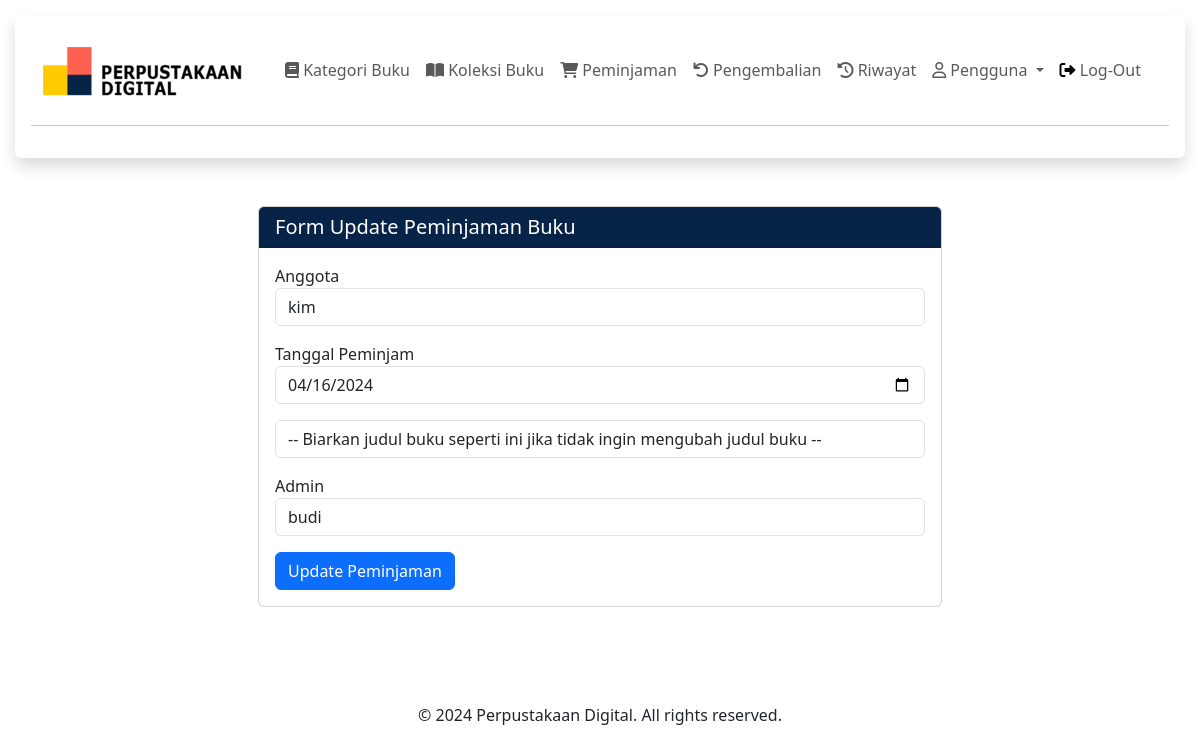
The app's page /public/admin/peminjaman/update.php?id=123 with its own data.
### tables this page shows
CREATE TABLE `t_peminjaman` (
  `f_id` int(11) NOT NULL,
  `f_idadmin` int(11) NOT NULL,
  `f_idanggota` int(11) NOT NULL,
  `f_tanggalpeminjaman` date DEFAULT NULL
);

CREATE TABLE `t_anggota` (
  `f_id` int(11) NOT NULL,
  `f_nama` varchar(200) NOT NULL,
  `f_username` varchar(200) NOT NULL,
  `f_password` varchar(200) NOT NULL,
  `f_tempatlahir` varchar(100) DEFAULT NULL,
  `f_tanggallahir` date DEFAULT NULL,
  `t_input` datetime DEFAULT NULL,
  `t_update` datetime DEFAULT NULL
);

### public/admin/peminjaman/update.php (the view, shortened to what this page needs)
<?php
require '../../../private/function.php';
if (isset($_GET['id']) && isset($_GET['id'])) {
    $idborrow = $_GET['id'];
    $itemoldResult = mysqli_query($conn, "SELECT t_peminjaman.f_id, t_peminjaman.f_idanggota, t_peminjaman.f_tanggalpeminjaman, t_admin.f_nama AS f_namaadmin, t_anggota.f_nama AS f_namaanggota
    FROM `t_peminjaman`
    INNER JOIN t_admin ON t_peminjaman.f_idadmin = t_admin.f_id
    INNER JOIN t_anggota ON t_peminjaman.f_idanggota = t_anggota.f_id
    WHERE t_peminjaman.f_id = $idborrow");
    $itemold = mysqli_fetch_assoc($itemoldResult);
}
?>
<!DOCTYPE html>
<html lang="en">
<head>
</head>
<body>
<div class="shadow p-3 rounded">
<nav class="navbar navbar-expand-lg" id="navbar">
    <div class="container-fluid">
        <div class="collapse navbar-collapse" id="navbarToggler">
            <a href="../index.php">
            <img src="../../../src/images/logo.png" alt="Logo" class="logo_login mt-2" width="200px">
            </a>
            <ul class="navbar-nav ms-auto mb-2 me-2 mb-lg-0">
                <li class="nav-item"><a class="nav-link" href="../kategori/read.php"><i class="fas fa-book"></i> Kategori Buku</a></li>
                <li class="nav-item ">
                    <a class="nav-link" href="../buku/read.php" aria-expanded="false">
                        <i class="fas fa-book-open"></i> Koleksi Buku
                    </a>
                </li>
                <li class="nav-item"><a class="nav-link" href="./read.php"><i class="fas fa-shopping-cart"></i> Peminjaman</a></li>
                <li class="nav-item"><a class="nav-link" href="../pengembalian/read.php"><i class="fas fa-undo"></i> Pengembalian</a></li>
                <li class="nav-item"><a class="nav-link" href="../riwayat/read.php"><i class="fa-solid fa-clock-rotate-left"></i> Riwayat</a></li>
                <li class="nav-item dropdown" id="active">
                    <a class="nav-link dropdown-toggle" href="#" role="button" data-bs-toggle="dropdown" aria-expanded="false">
                        <i class="far fa-user"></i> Pengguna
                    </a>
                </li>
                <li class="nav-item">
                    <a class="nav-link" aria-current="page" href="../index.php">
                        <i class="fa-solid fa-right-from-bracket" style="color: #000000;"></i>
                        Log-Out
                    </a>
                </li>
            </ul>
        </div>
    </div>
</nav>
<hr>
</div>
<main>
<div class="d-flex justify-content-center gap-5 mb-5">
<div class="p-4 col-md-8 mt-auto mb-auto">
  <div class="card mt-5 m-lg-4" id="card">
  <h5 class="card-header" style=" background-color: #072448; color:#ffffff;">Form Update Peminjaman Buku</h5>
  <div class="card-body" id="card1">
  <div id="form-container position-absolute top-0 start-50 translate-middle">
  <form method="post" enctype="multipart/form-data">
    <div class="mb-3">
        <label for="">Anggota</label>
        <input class="form-control mb-3" type="text" name="f_idanggota" value="<?= $itemold['f_namaanggota'] ?? ''; ?>" readonly>
    </div>
        <div class="mb-3">
            <label for="">Tanggal Peminjam</label>
            <input class="form-control mb-3"  type="date" name="f_tanggalpeminjaman" value="<?= $itemold['f_tanggalpeminjaman'] ?? ''; ?>">
        </div>
        <div class="mb-3">
        <select id="" class="chzn-select form-control" name="f_judul">
            <option value="" disabled selected>-- Biarkan judul buku seperti ini jika tidak ingin mengubah judul buku --</option>
        </select>
        </div>
            <div class="mb-3">
            <label for="">Admin</label>
            <input class="form-control mb-3" type="text" name="f_idadmin" value="<?= $itemold['f_namaadmin'] ?? ''; ?>" readonly>
            </div>
        </div>
        <button type="submit" name="updatePeminjaman" class="btn btn-primary">Update Peminjaman</button>
  </div>
  </div>
</div>
</div>
</main>
<footer>
    <center>
    <p class="footer">&copy; 2024 Perpustakaan Digital. All rights reserved.</p>
    </center>
</footer>
</body>
</html>

### private/function.php (style rules this page uses)
body { padding: 20px; overflow-x: hidden; }

### public/admin/peminjaman/update.php (style rules this page uses)
body { padding: 15px; }

### records on screen
t_peminjaman: f_idanggota "kim", f_tanggalpeminjaman "04/16/2024", f_idadmin "budi"
